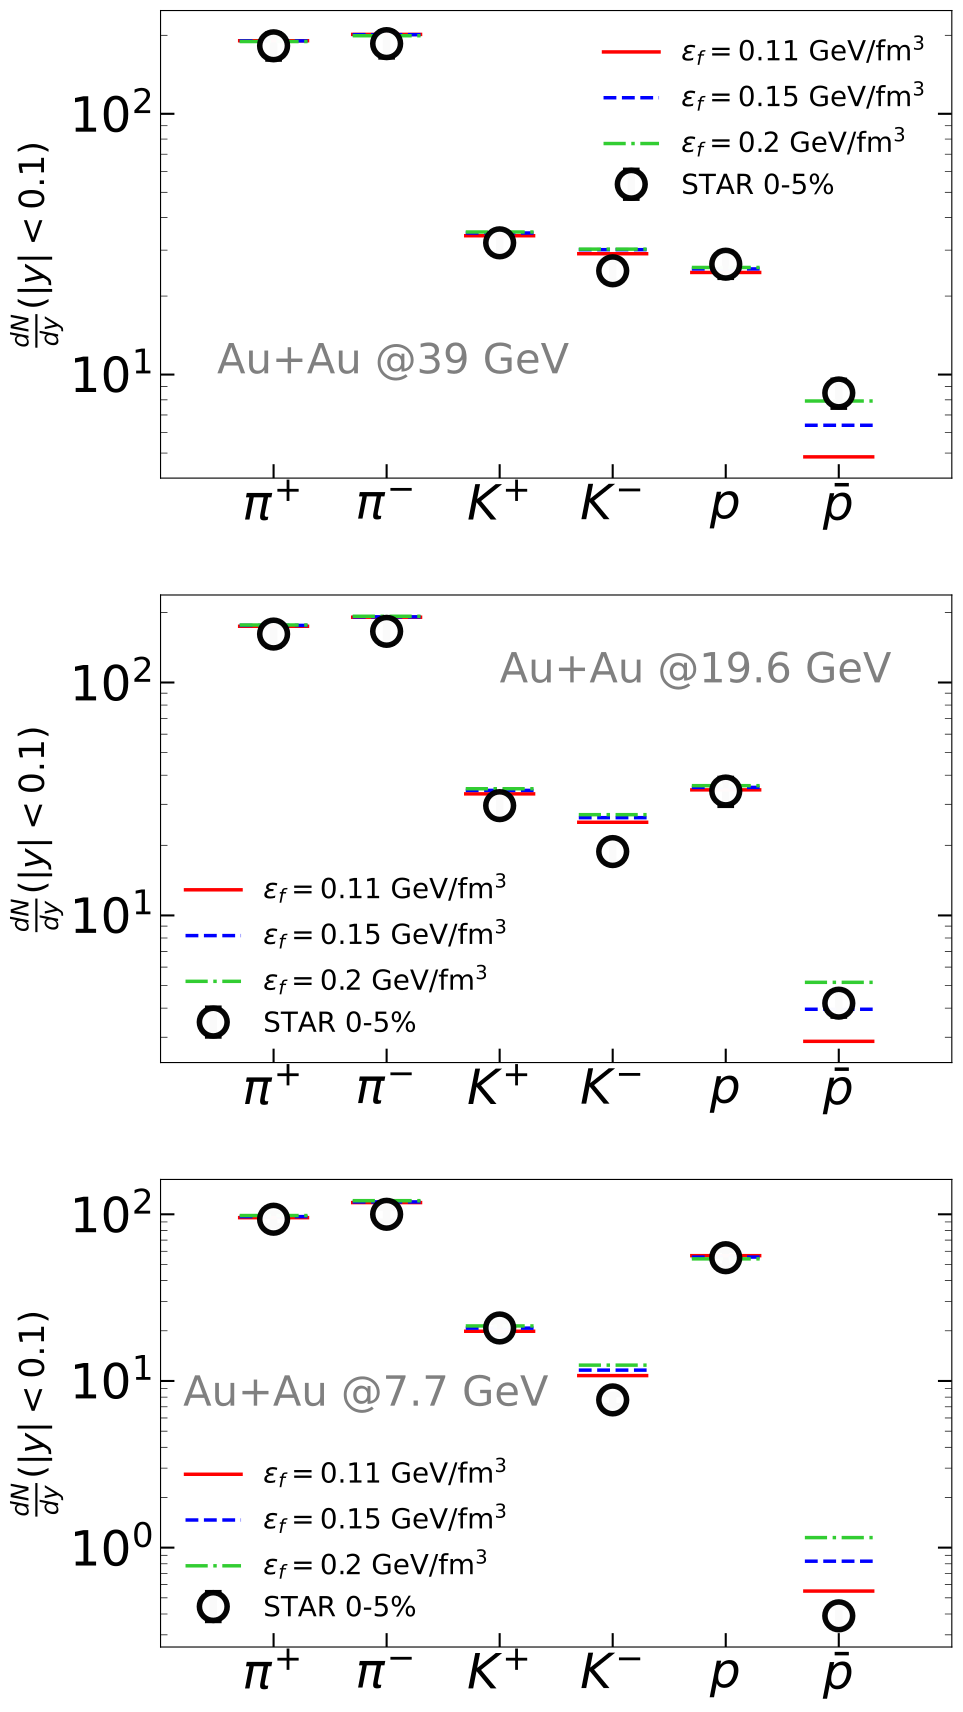

The script that saved this image:
import matplotlib.pyplot as plt
import sys
import math
from matplotlib.ticker import (MultipleLocator, AutoMinorLocator)
import numpy as np

fig, ax = plt.subplots( 3, 1, figsize=(9,18))
plt.subplots_adjust(left=0.1, bottom=0.07,  right=0.98, top=0.98, wspace=0.25, hspace=0.25)
#plt.subplots_adjust(left=0.1, bottom=0.07,  right=0.98, top=0.98)
#plt.tight_layout()

#x = [0,1,2,3]
#my_xticks = ['John','Arnold','Mavis','Matt']
#ax[0].set_xticks(x, my_xticks)
#ax[1].set_xticks(x, my_xticks)

ax[0].tick_params(axis='both', which='major', labelsize=35, direction = 'in', left = True, right = True, bottom = True, width = 1.5 , length = 10.0 )
ax[1].tick_params(axis='both', which='major', labelsize=35, direction = 'in', left = True, right = True, bottom = True, width = 1.5 , length = 10.0 )
ax[2].tick_params(axis='both', which='major', labelsize=35, direction = 'in', left = True, right = True, bottom = True, width = 1.5 , length = 10.0 )


ax[0].tick_params(axis='both', which='minor', labelsize=35, direction = 'in', left = True, right = True, bottom = True, width = 0.5 , length = 5.0 )
ax[1].tick_params(axis='both', which='minor', labelsize=35, direction = 'in', left = True, right = True, bottom = True, width = 0.5 , length = 5.0 )
ax[2].tick_params(axis='both', which='minor', labelsize=35, direction = 'in', left = True, right = True, bottom = True, width = 0.5 , length = 5.0 )


ax[0].set_xticks((0, 1, 2, 3, 4, 5))
ax[0].set_xticklabels((r'$\pi^{+}$', r'$\pi^{-}$', r'$K^{+}$', r'$K^{-}$', r'$p$', r'$\bar{p}$' ))

ax[1].set_xticks((0, 1, 2, 3, 4, 5))
ax[1].set_xticklabels((r'$\pi^{+}$', r'$\pi^{-}$', r'$K^{+}$', r'$K^{-}$', r'$p$', r'$\bar{p}$' ))

ax[2].set_xticks((0, 1, 2, 3, 4, 5))
ax[2].set_xticklabels((r'$\pi^{+}$', r'$\pi^{-}$', r'$K^{+}$', r'$K^{-}$', r'$p$', r'$\bar{p}$' ))

ax[0].set_xlim(-1.0,6.0)
ax[1].set_xlim(-1.0,6.0)
ax[2].set_xlim(-1.0,6.0)


#ax[ii,jj].set_yscale('linear')
ax[0].set_ylabel(r'$\frac{dN}{dy} (\vert y \vert < 0.1)$', fontsize = 25)
ax[1].set_ylabel(r'$\frac{dN}{dy} (\vert y \vert < 0.1)$', fontsize = 25)
ax[2].set_ylabel(r'$\frac{dN}{dy} (\vert y \vert < 0.1)$', fontsize = 25)
#ax[4,3].xaxis.set_visible(False)
#ax[0,1].yaxis.set_ticklabels([])
#ax[ii,jj].minorticks_on()
#ax[1,0].xaxis.set_minor_locator(MultipleLocator(10))
#ax[1,0].xaxis.set_minor_formatter('{x:.0f}')
#ax[ii,jj].tick_params(axis='both', which='major', labelsize=25, direction = 'in', left = True, right = True, bottom = True, width = 1.5 , length = 6.0 )

#ax[0,3].legend( fontsize = 15, frameon = False)
#ax[4,3].text(0.5, 0.11 , r'Au+Au @27 GeV', fontsize=30, color = 'black')
##ax[1,0].set_yticks([1, 3])

ax[0].set_yscale('log')
ax[1].set_yscale('log')
ax[2].set_yscale('log')

A1, B1, ERR1,LBB1,UBB1 = [],[],[],[],[]

COLOR = ['red', 'blue', 'limegreen']
LS = ['-','--','-.'] 
LABEL = [r'$\epsilon_f = 0.11$ GeV/fm$^3$',r'$\epsilon_f = 0.15$ GeV/fm$^3$',r'$\epsilon_f = 0.2$ GeV/fm$^3$']


#   =========  Au+Au 39 GeV ========  #
x = [0,1,2,3,4,5]
dndy = [182.3 , 185.8 , 32.0 , 25.0 , 26.5 , 8.5  ]
dndy_err = [20.1, 20.5, 2.9, 2.3, 2.9, 1.0]
ax[0].errorbar(x,dndy,yerr = dndy_err ,ms = 20,fmt="o",markeredgewidth = 4, markeredgecolor='black', markerfacecolor='white',color = 'black',elinewidth=5.4, alpha = 0.98, capsize = 6,label =r'STAR 0-5%')

FILE=[
'lower_mult_proxy_cut235.3upper_mult_proxy_cut1000.0eps_freeze_min0.11eps_freeze_max0.11epsilon_freeze0.11turn_on_baryon_diffusion1kappa_coefficient1.0/',
'lower_mult_proxy_cut235.3upper_mult_proxy_cut1000.0eps_freeze_min0.15eps_freeze_max0.15epsilon_freeze0.15turn_on_baryon_diffusion1kappa_coefficient1.0/',
'lower_mult_proxy_cut235.3upper_mult_proxy_cut1000.0eps_freeze_min0.2eps_freeze_max0.2epsilon_freeze0.2turn_on_baryon_diffusion1kappa_coefficient1.0/'
]
PART = [
'dndy_y-211_pT_0.01_3.dat',
'dndy_y--211_pT_0.01_3.dat',
'dndy_y-321_pT_0.01_3.dat',
'dndy_y--321_pT_0.01_3.dat',
'dndy_y-2212_pT_0.01_3.dat',
'dndy_y--2212_pT_0.01_3.dat',
] 




for ix in range(0,int(len(FILE))): 
  for iy in range(0,int(len(PART))): 
    FILE1 = FILE[ix] + PART[iy] 
    file1 = open(FILE1, 'r')
    Lines = file1.readlines()
    count = 0
    for line in Lines:
      count += 1
      if count > 1 :
        values = [float(s) for s in line.split()]
        if(abs(values[0])<0.001) :
          A1.append(iy-0.3) 
          A1.append(iy+0.3)                                             
          B1.append(values[1]) 
          B1.append(values[1]) 
    if iy != 0 :
      ax[0].plot(A1, B1, ls = LS[ix], linewidth = 2.5, color = COLOR[ix])
    else :
      ax[0].plot(A1, B1, ls = LS[ix], linewidth = 2.5, color = COLOR[ix], label = LABEL[ix])

    A1.clear()
    B1.clear()
    ERR1.clear()
    LBB1.clear()
    UBB1.clear()






#   =========  Au+Au 19.6 GeV ========  #
x = [0,1,2,3,4,5]
dndy = [161.4, 165.8 , 29.6, 18.8 , 34.2 , 4.2   ]
dndy_err = [ 17.8, 18.3, 2.9, 1.9, 4.5, 0.5 ]
ax[1].errorbar(x,dndy,yerr = dndy_err ,ms = 20,fmt="o",markeredgewidth = 4, markeredgecolor='black', markerfacecolor='white',color = 'black',elinewidth=5.4, alpha = 0.98, capsize = 6,label =r'STAR 0-5%')

FILE=[
'lower_mult_proxy_cut215.7upper_mult_proxy_cut1000.0eps_freeze_min0.11eps_freeze_max0.11epsilon_freeze0.11turn_on_baryon_diffusion1kappa_coefficient1.0/',
'lower_mult_proxy_cut215.7upper_mult_proxy_cut1000.0eps_freeze_min0.15eps_freeze_max0.15epsilon_freeze0.15turn_on_baryon_diffusion1kappa_coefficient1.0/',
'lower_mult_proxy_cut215.7upper_mult_proxy_cut1000.0eps_freeze_min0.2eps_freeze_max0.2epsilon_freeze0.2turn_on_baryon_diffusion1kappa_coefficient1.0/'
]


PART = [
'dndy_y-211_pT_0.01_3.dat',
'dndy_y--211_pT_0.01_3.dat',
'dndy_y-321_pT_0.01_3.dat',
'dndy_y--321_pT_0.01_3.dat',
'dndy_y-2212_pT_0.01_3.dat',
'dndy_y--2212_pT_0.01_3.dat',
] 


for ix in range(0,int(len(FILE))): 
  for iy in range(0,int(len(PART))): 
    FILE1 = FILE[ix] + PART[iy] 
    file1 = open(FILE1, 'r')
    Lines = file1.readlines()
    count = 0
    for line in Lines:
      count += 1
      if count > 1 :
        values = [float(s) for s in line.split()]
        if(abs(values[0])<0.001) :
          A1.append(iy-0.3) 
          A1.append(iy+0.3)                                             
          B1.append(values[1]) 
          B1.append(values[1]) 
    if iy != 0 :
      ax[1].plot(A1, B1, ls = LS[ix], linewidth = 2.5, color = COLOR[ix])
    else :
      ax[1].plot(A1, B1, ls = LS[ix], linewidth = 2.5, color = COLOR[ix], label = LABEL[ix])

    A1.clear()
    B1.clear()
    ERR1.clear()
    LBB1.clear()
    UBB1.clear()




#   =========  Au+Au 7.7 GeV ========  #
x = [0,1,2,3,4,5]
dndy = [93.4, 100 , 20.8, 7.7, 54.9 , 0.39  ]
dndy_err = [8.4 ,9.0, 1.7, 0.6, 6.1, 0.05]
ax[2].errorbar(x,dndy,yerr = dndy_err ,ms = 20,fmt="o",markeredgewidth = 4, markeredgecolor='black', markerfacecolor='white',color = 'black',elinewidth=5.4, alpha = 0.98, capsize = 6,label =r'STAR 0-5%')

FILE=[
'lower_mult_proxy_cut212.7upper_mult_proxy_cut1000.0eps_freeze_min0.11eps_freeze_max0.11epsilon_freeze0.11turn_on_baryon_diffusion1kappa_coefficient0.5/',
'lower_mult_proxy_cut212.7upper_mult_proxy_cut1000.0eps_freeze_min0.15eps_freeze_max0.15epsilon_freeze0.15turn_on_baryon_diffusion1kappa_coefficient0.5/',
'lower_mult_proxy_cut212.7upper_mult_proxy_cut1000.0eps_freeze_min0.2eps_freeze_max0.2epsilon_freeze0.2turn_on_baryon_diffusion1kappa_coefficient0.5/'
]
PART = [
'dndy_y-211_pT_0.01_3.dat',
'dndy_y--211_pT_0.01_3.dat',
'dndy_y-321_pT_0.01_3.dat',
'dndy_y--321_pT_0.01_3.dat',
'dndy_y-2212_pT_0.01_3.dat',
'dndy_y--2212_pT_0.01_3.dat',
] 


for ix in range(0,int(len(FILE))): 
  for iy in range(0,int(len(PART))): 
    FILE1 = FILE[ix] + PART[iy] 
    file1 = open(FILE1, 'r')
    Lines = file1.readlines()
    count = 0
    for line in Lines:
      count += 1
      if count > 1 :
        values = [float(s) for s in line.split()]
        if(abs(values[0])<0.001) :
          A1.append(iy-0.3) 
          A1.append(iy+0.3)                                             
          B1.append(values[1]) 
          B1.append(values[1]) 
    if iy != 0 :
      ax[2].plot(A1, B1, ls = LS[ix], linewidth = 2.5, color = COLOR[ix])
    else :
      ax[2].plot(A1, B1, ls = LS[ix], linewidth = 2.5, color = COLOR[ix], label = LABEL[ix])

    A1.clear()
    B1.clear()
    ERR1.clear()
    LBB1.clear()
    UBB1.clear()







A100, B100 = [],[]
A100.append(0.3)
B100.append(0.11)
A100.append(0.5)
B100.append(0.11)


A200, B200 = [],[]
A200.append(-5)
B200.append(1)
A200.append(5)
B200.append(1)

#ax[0].plot(A100, B100, ls = '-', linewidth = 5.5, color = 'blue')

#ax[0].scatter(P1, R1, marker = 'o', s =10,  color = 'limegreen',facecolors='limegreen',linewidth = 2.5)

ax[0].text(-0.5, 10.11 , r'Au+Au @39 GeV', fontsize=30, color = 'grey')
ax[1].text(2.0, 100.11 , r'Au+Au @19.6 GeV', fontsize=30, color = 'grey')
ax[2].text(-0.8, 7.11 , r'Au+Au @7.7 GeV', fontsize=30, color = 'grey')

ax[0].legend( fontsize = 20, frameon = False)
ax[1].legend( fontsize = 20, frameon = False)
ax[2].legend( fontsize = 20, frameon = False)

plt.savefig('plot_particle_ratios.pdf', format = 'pdf', bbox_inches='tight')
